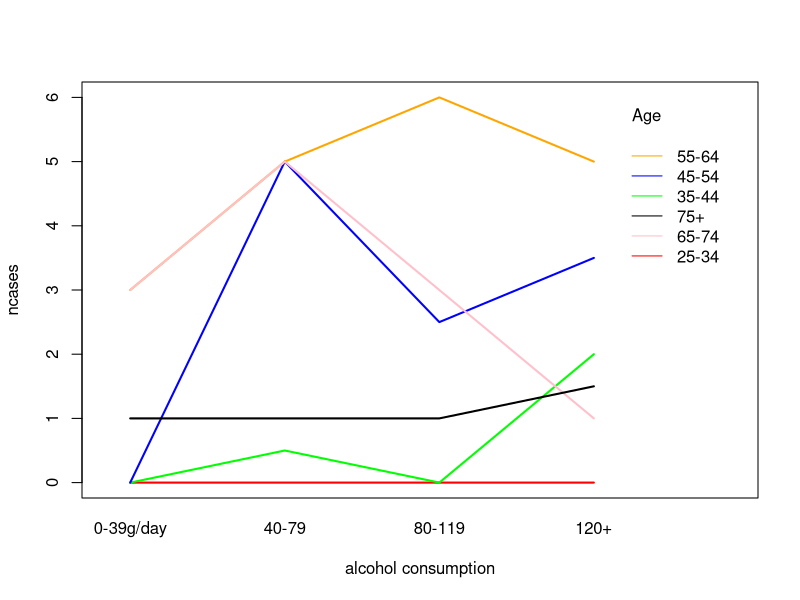

Source code (R): (Note: this script raises an error after producing the figure.)
## ---- chunk 1
knitr::opts_chunk$set(echo = TRUE)
## ---- chunk 2

rnorm_fixed = function(N, mu = 0, sd = 1)
  scale(rnorm(N)) * sd + mu

y = c(rnorm(15), exp(rnorm(15)), runif(20, min = -3, max = 0)) 
x = rnorm_fixed(50, mu = 0, sd = 1)
y2 = rnorm_fixed(50, mu = 0.5, sd = 1.5)  
value = c(y, y2)
group = rep(c('y1', 'y2'), each = 50)

a = t.test(y, y2, var.equal = TRUE)

a

b = lm(value ~ 1 + group) 

summary(b)

value = c(y, y2)
group = rep(c('y1', 'y2'), each = 50)
group_y2 = ifelse(group == 'y2', 1, 0)

b = lm(value ~ 1 + group_y2)
## ---- chunk 3

data = data.frame(height = c(82, 93, 61, 74, 69, 70, 53,
                            71, 62, 85, 94, 78, 66, 71, 
                            64, 73, 87, 91, 56, 78, 87),
                  genotype = c(rep("AA", 7), rep("Aa", 7), rep("aa", 7)))

## ---- chunk 4
library(datasets)

data <- esoph
head(data)

model <- aov(ncases ~ agegp + alcgp + agegp*alcgp, data = data)
summary(model)

interaction.plot(x.factor = data$alcgp, #x-axis variable
                 trace.factor = data$agegp, #variable for lines
                 response = data$ncases, #y-axis variable, 
                 col = c("red", "green", "blue", "orange", "pink", "black"),
                 fun = median, #metric to plot
                 ylab = "ncases",
                 xlab = "alcohol consumption",
                 lty = 1, #line type
                 lwd = 2, #line width
                 trace.label = "Age")



## ---- chunk 5
data = read.delim("badinteraction.tsv", sep="\t")
data
## ---- chunk 6
model_interactive <- aov(response ~ factora * factorb, data = data)
summary(model_interactive)
## ---- chunk 7
model_really_bad <- aov(response ~ factora + factorb, data = data)
summary(model_really_bad)
ggplot(data = data, aes(factora, response)) + 
  geom_point(colour = data$factorb) +
  geom_smooth(method = 'lm', formula = y~x)
  
## ---- chunk 8
library(tidyverse)
ggplot(data, aes(factora, response, color = factorb))+
  geom_point() +
  geom_smooth(method = 'lm', formula = y ~ x )
